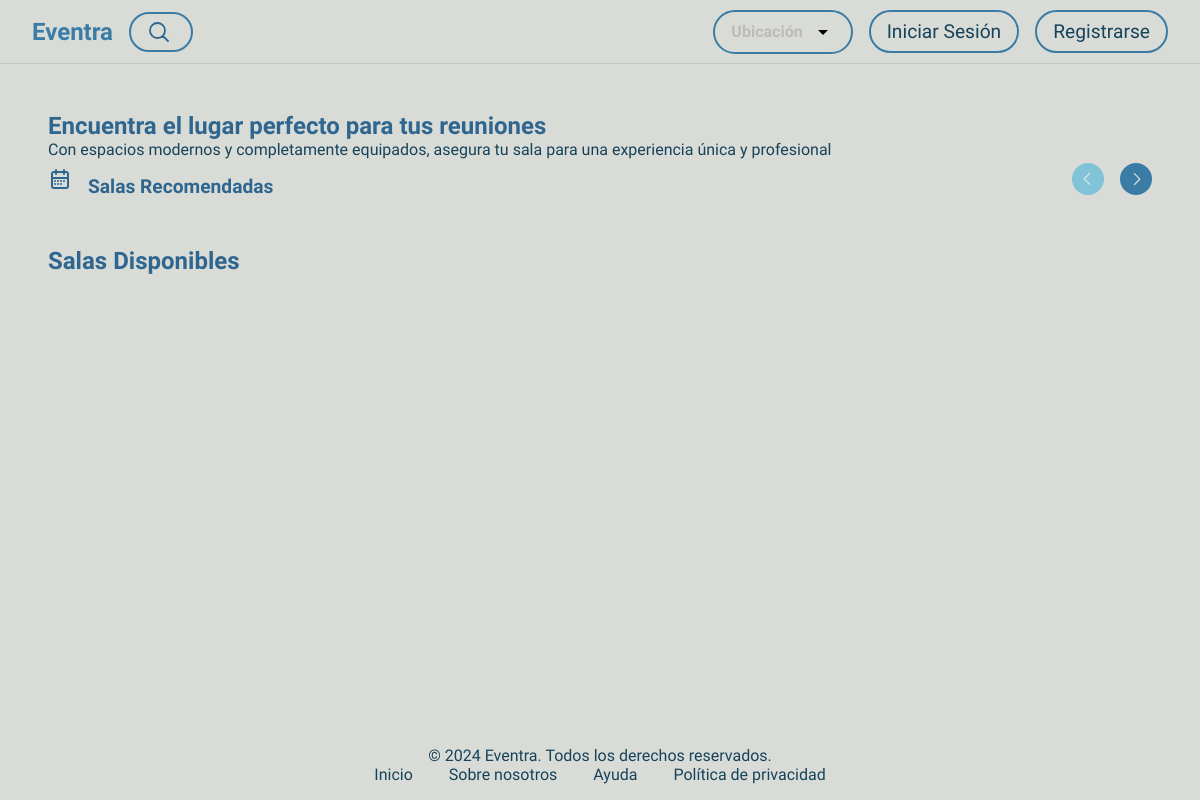
/home/, run on an earlier commit of the app's database.
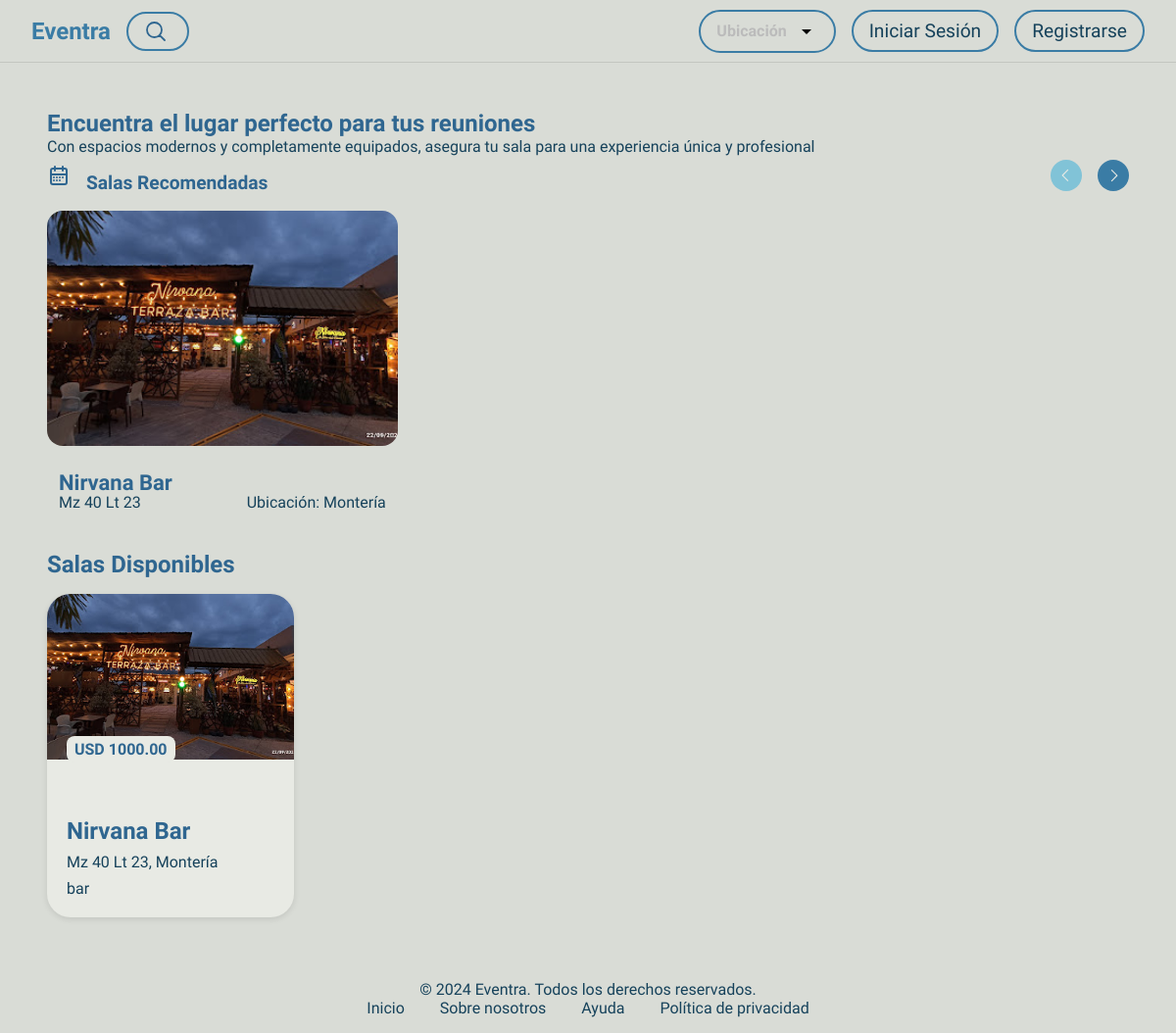
And on a later commit of the database.
### crud_app/models.py (models this page shows, shortened)
class Eventos(models.Model):
    CIUDADES = [
        ('Montería', 'Montería'),
        ('Bogotá', 'Bogotá'),
        ('Medellín', 'Medellín'),
        ('Cali', 'Cali'),
        ('Cartagena', 'Cartagena'),
    ]
    usuario = models.ForeignKey(Usuario, on_delete=models.CASCADE, related_name='eventos')  # Relación uno a muchos
    nombre = models.CharField(max_length=200)
    direccion = models.CharField(max_length=300)
    ubicacion = models.CharField(max_length=50, choices=CIUDADES)
    descripcion = models.TextField()
    precio_renta = models.DecimalField(max_digits=10, decimal_places=2)
    imagen = models.ImageField(upload_to=upload_to)

### crud_app/views.py (the view)
# urls.py: 2. Add a URL to urlpatterns:  path('', views.home, name='home')
def home(request):
    eventos = Eventos.objects.all()
    return render(request, 'eventra/home.html', {'eventos': eventos})

### crud_app/context_processors/user_context.py (called while the page is built)
def get_usuario_context(request):
    if request.session.get('user_id'):
        usuario_actual = get_object_or_404(Usuario, pk=request.session['user_id'])
        return {'usuario_actual': usuario_actual}
    return {}

### crud_app/templates/eventra/home.html (shortened to what this page needs)
{% extends 'eventra/base.html' %}{% block contenido %} {% load static %}
<section class="home-section">
  <h1>Encuentra el lugar perfecto para tus reuniones</h1>
  <h4>
    Con espacios modernos y completamente equipados, asegura tu sala para una
    experiencia única y profesional
  </h4>
  <section class="carrusel">
    <div class="top-bar">
      <h2>Salas Recomendadas</h2>
      <button
        type="button"
        disabled
        id="action-button--previous"
        class="action-button--horizontal-scroll"
      >
        <svg
          width="16"
          height="16"
          fill="#e8eae4"
          focusable="false"
          viewBox="0 0 24 24"
        >
          <path
            d="M12.771 7.115a.829.829 0 0 0-1.2 0L3 15.686l1.2 1.2 7.971-7.971 7.972 7.971 1.2-1.2-8.572-8.571Z"
          ></path>
        </svg>
      </button>
      <button
        type="button"
        id="action-button--next"
        class="action-button--horizontal-scroll"
      >
        <svg
          width="16"
          height="16"
          fill="#e8eae4"
          focusable="false"
          viewBox="0 0 24 24"
        >
          <path
            d="M12.771 7.115a.829.829 0 0 0-1.2 0L3 15.686l1.2 1.2 7.971-7.971 7.972 7.971 1.2-1.2-8.572-8.571Z"
          ></path>
        </svg>
      </button>
    </div>
    <div id="events">
      {% for evento in eventos %}
        <a href="#" class="event">
          <div class="event__image">
            <img
              src="{{ evento.imagen.url }}"
              alt="{{ evento.imagen }}"
            />
          </div>
          <div class="event-description">
            <h2>{{ evento.nombre }}</h2>
            <div class="bottom-stats">
              <div class="bottom-stat">{{ evento.direccion }}</div>
              <div class="bottom-stat">Ubicación: {{ evento.ubicacion }}</div>
            </div>
          </div>
        </a>
      {% endfor %}
    </div>
  </section>
  <h2>Salas Disponibles</h2>
  <section class="tarjetas">
    {% for evento in eventos %}
    <article class="tarjeta">
      <a href="{% url 'salaDetalles' %}">
        <div class="tarjeta-vista-previa">
          <img
            src="{{ evento.imagen.url }}"
            alt="Vista previa de Lakeview Elegance"
          />
          <div class="tarjeta-precio">USD {{ evento.precio_renta }}</div>
        </div>
        <div class="tarjeta-contenido">
          <h2 class="tarjeta-titulo">{{ evento.nombre }}</h2>
          <p class="tarjeta-direccion"> {{ evento.direccion }}, {{ evento.ubicacion }}</p>
          <p class="tarjeta-descripcion">{{ evento.descripcion }}</p>
        </div>
      </a>
    </article>
    {% endfor %}
  </section>
</section>
{% endblock %}

What changed in the data, as far as the page shows it:
added Eventos: imagen (picture), nombre "Nirvana Bar", direccion "Mz 40 Lt 23", ubicacion "Montería", precio_renta "1000.00", descripcion "bar"
